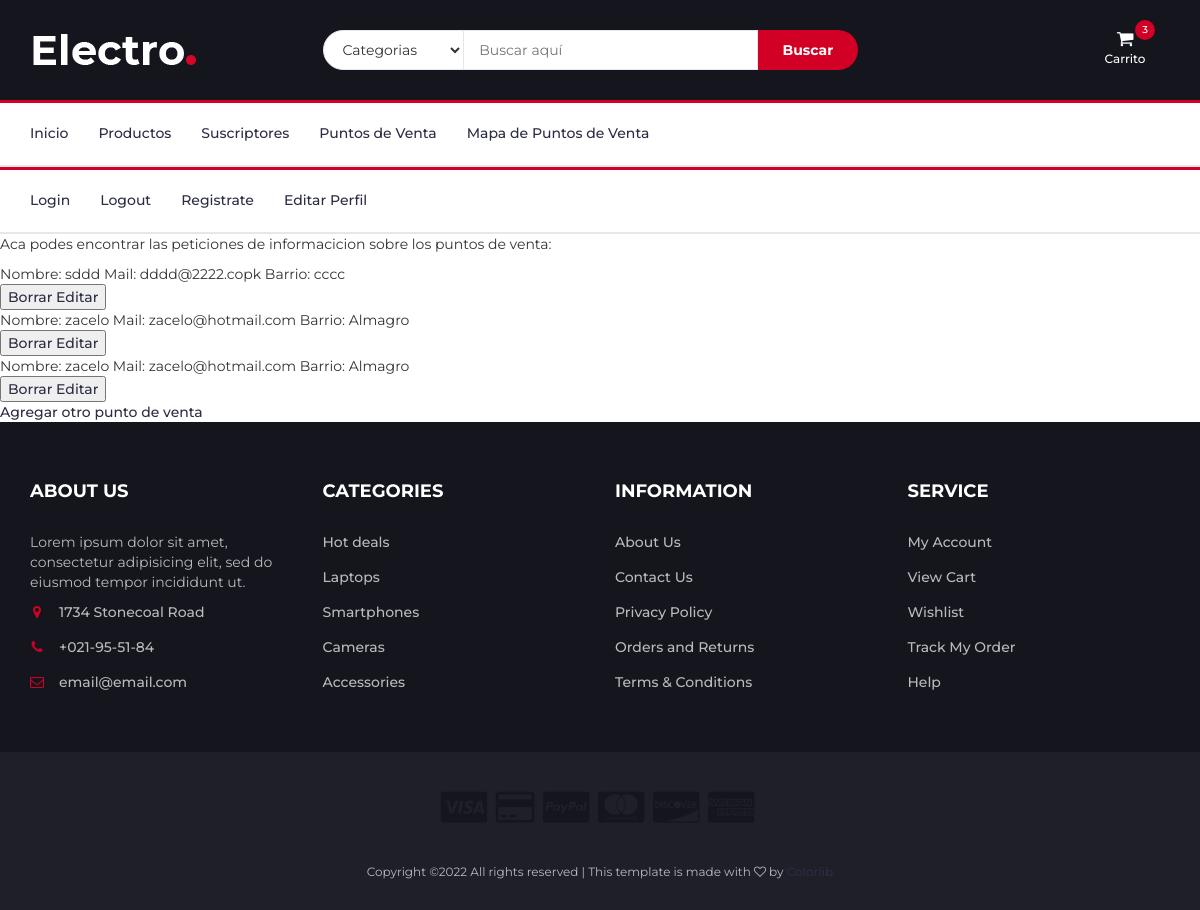
The page /leer_puntosdeventa on the database as committed earlier.
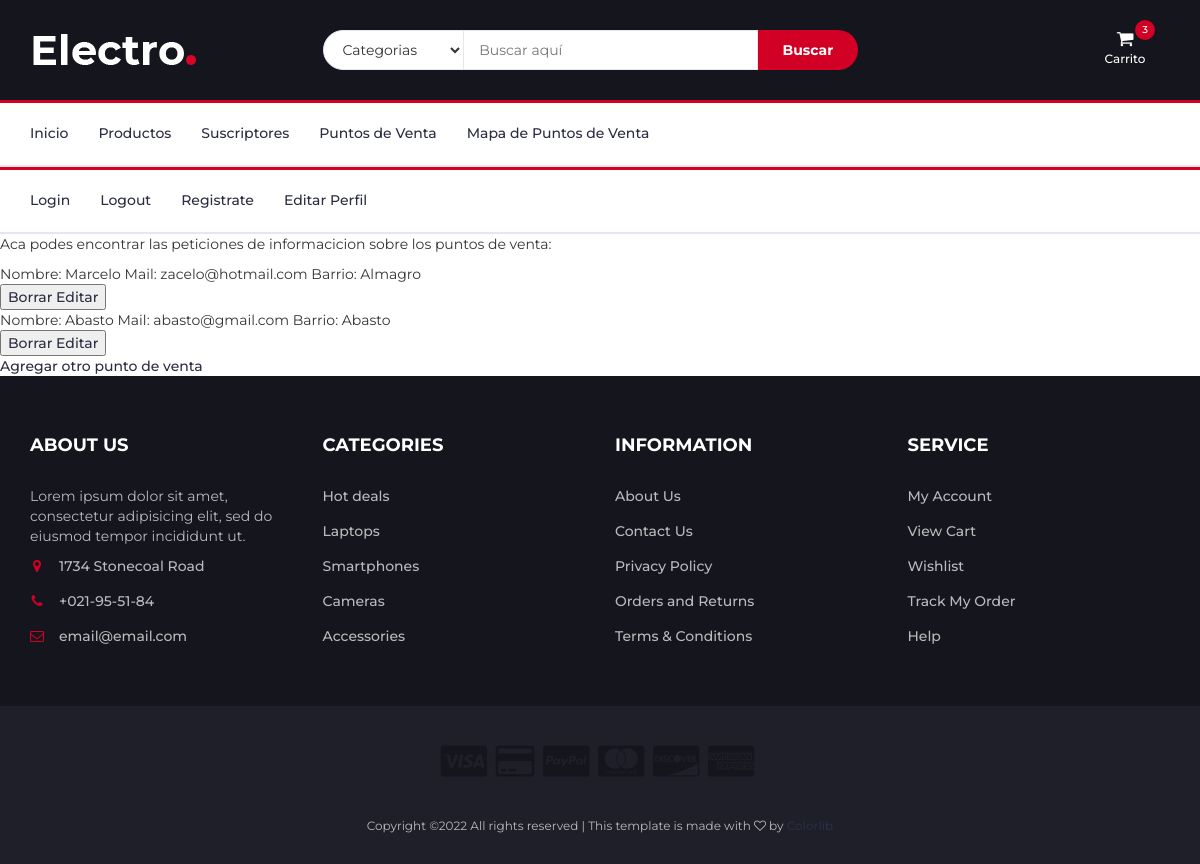
The same page on the database as committed later.
### AppCoder/models.py (models this page shows)
class PuntoDeVenta(models.Model):
    nombre = models.CharField(max_length=50, default="", editable=False)
    mail = models.CharField(max_length=40)
    barrio = models.CharField(max_length=40)
    def __str__(self):
        return f"Nombre: {self.nombre} Mail: {self.mail} Barrio: {self.barrio}"

### AppCoder/views.py (the view)
# urls.py: path('leer_puntosdeventa', views.leerPuntosdeventa, name='LeerPuntosdeventa'),
def leerPuntosdeventa(request):
    puntosdeventa = PuntoDeVenta.objects.all()
    dir = {"puntosdeventa": puntosdeventa}
    return render(request, "AppCoder/leerPuntosdeventa.html", dir)

### AppCoder/templates/AppCoder/leerPuntosdeventa.html
{% extends "AppCoder/padre.html" %}
{% load static%}
{% block contenido2%}
 <P> Aca podes encontrar las peticiones de informacicion sobre los puntos de venta: </P>
<ul>
    {% for p in puntosdeventa %}
    <li> {{p}} </li>
    <button>
        <a href="{% url 'BorrarPuntosdeventa' p.nombre %}"> Borrar</a>
        <a href="{% url 'EditarPuntosdeventa' p.nombre %}"> Editar</a>
    </button>
    {% endfor %}
</ul>
<a href="{% url 'Puntosdeventa_Formulario' %}"> Agregar otro punto de venta</a>
{% endblock %}

Rows that differ between the two databases and show on the page:
removed PuntoDeVenta: nombre+mail+barrio "Nombre: sddd Mail: dddd@2222.copk Barrio: cccc"
removed PuntoDeVenta: nombre+mail+barrio "Nombre: zacelo Mail: zacelo@hotmail.com Barrio: Almagro"
changed PuntoDeVenta: nombre+mail+barrio "Nombre: zacelo Mail: zacelo@hotmail.com Barrio: Almagro" → "Nombre: Marcelo Mail: zacelo@hotmail.com Barrio: Almagro"
added PuntoDeVenta: nombre+mail+barrio "Nombre: Abasto Mail: abasto@gmail.com Barrio: Abasto"
